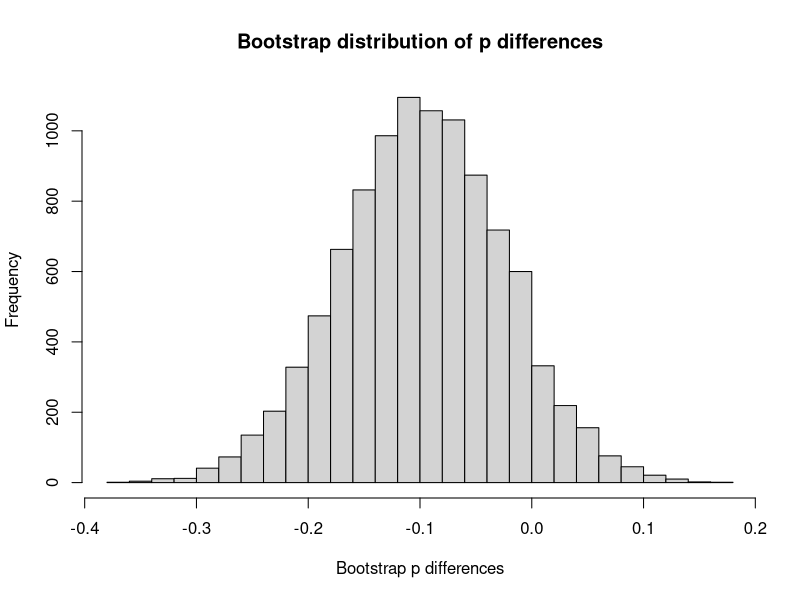

Generate this figure with R:
## ---- chunk 1
pittsburgh <- rep(c('seatbelt', 'none'), c(36, 36))
n_pitts <- length(pittsburgh)
chicago <- rep(c('seatbelt', 'none'), c(77, 52))
n_chicago <- length(chicago)

n_trials <- 10000
results <- numeric(n_trials)

for (i in 1:n_trials) {
    fake_pitts <- sample(pittsburgh, size=n_pitts, replace=TRUE)
    fake_chicago <- sample(chicago, size=n_chicago, replace=TRUE)
    fake_p_pitts <- sum(fake_pitts == 'seatbelt') / n_pitts
    fake_p_chicago <- sum(fake_chicago == 'seatbelt') / n_chicago
    fake_p_diff <- fake_p_pitts - fake_p_chicago
    results[i] <- fake_p_diff
}

hist(results, breaks=25,
    main='Bootstrap distribution of p differences',
    xlab='Bootstrap p differences')

p_limits <- quantile(results, c(0.025, 0.975))
rounded <- round(p_limits, 3)
message('95% percent limits for p differences: ', rounded[1], ' ', rounded[2])
